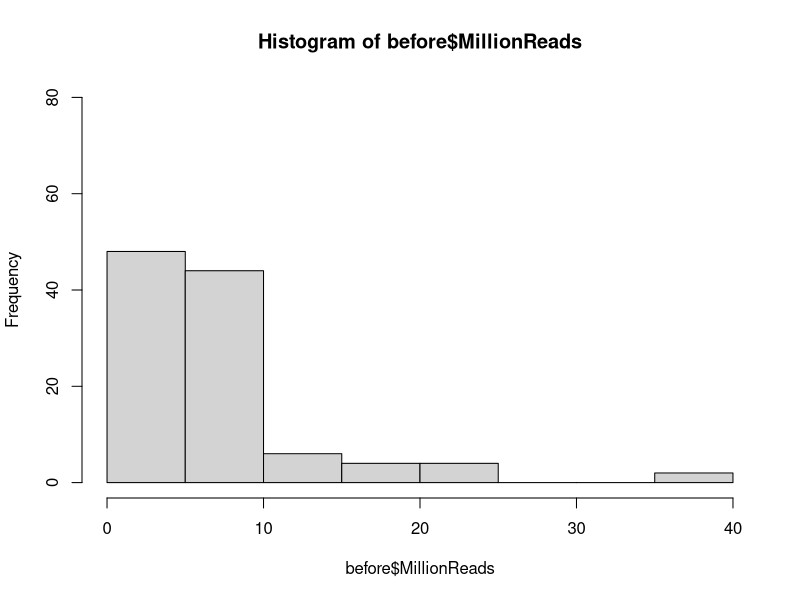
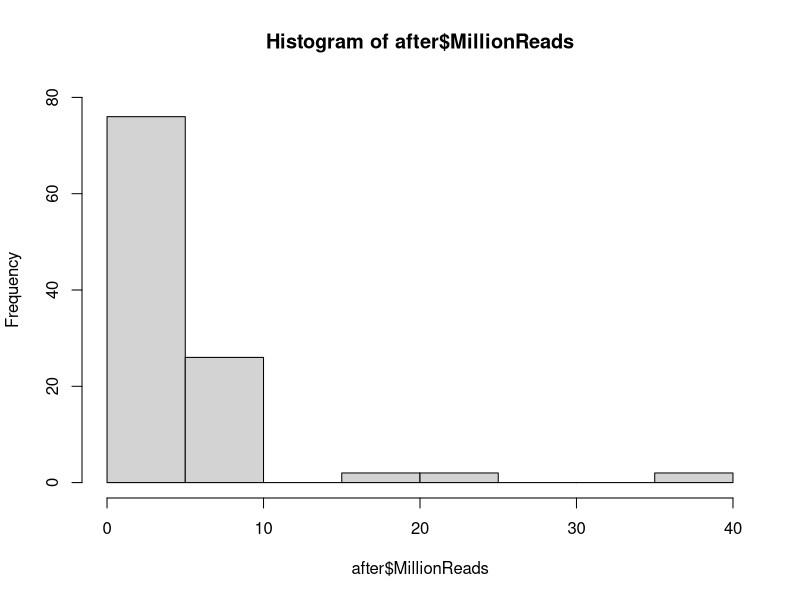
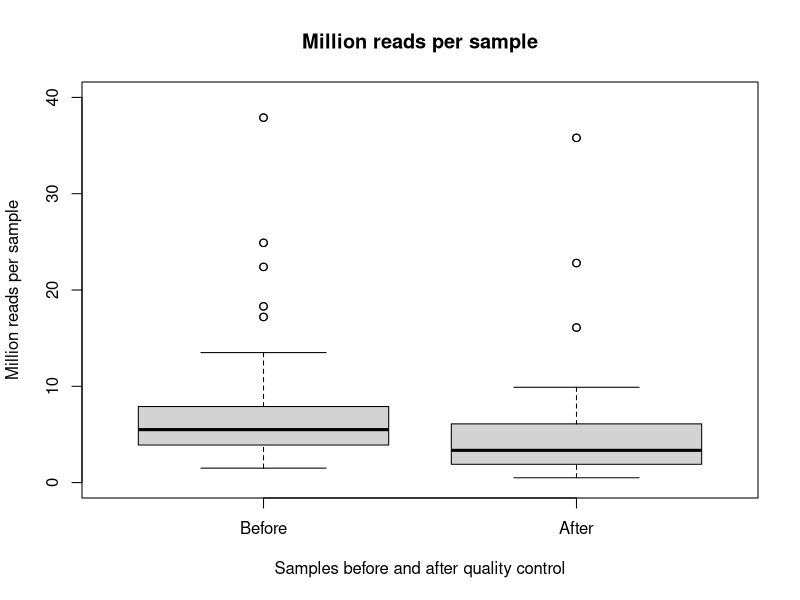
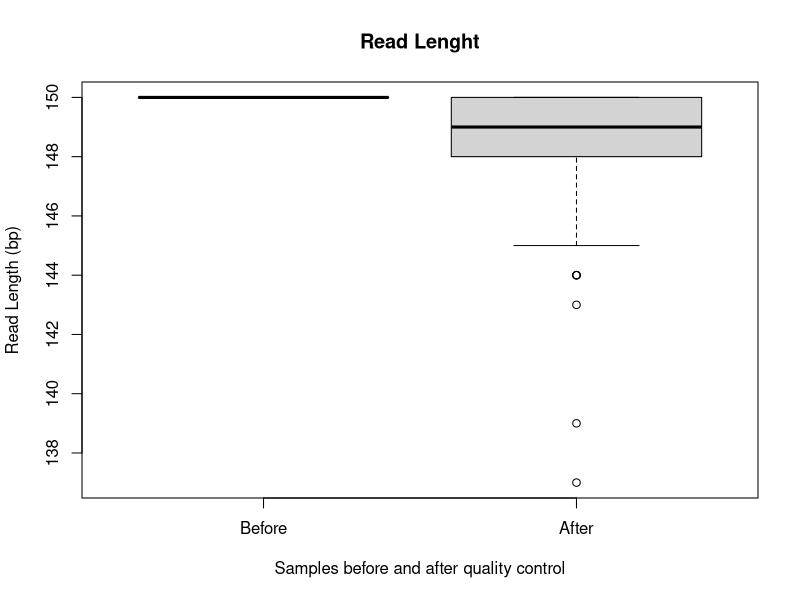

Source code (R) for these figures, in order:
## ---- chunk 1
knitr::opts_chunk$set(echo = TRUE)
## ---- chunk 2
multiqc <- read.csv(file = "../data/multiqc_report.csv")
summary(multiqc)
before <- multiqc[multiqc$QualityFiltered == "No",]
after <- multiqc[multiqc$QualityFiltered == "Yes",]

# mean before 7.3 million reads max 37 min 1.5. 
# mean after 4.8 millino reads Max 35 min 0.5
hist(before$MillionReads, ylim = c(0,80))
hist(after$MillionReads, ylim = c(0,80))
boxplot(multiqc$MillionReads ~ multiqc$QualityFiltered,
        names = c("Before", "After"),
        main = "Million reads per sample",
        xlab = "Samples before and after quality control",
        ylab = "Million reads per sample",
        ylim = c(0,40))
boxplot(multiqc$Length ~ multiqc$QualityFiltered,
        names = c("Before", "After"),
        main = "Read Lenght",
        xlab = "Samples before and after quality control",
        ylab = "Read Length (bp)")
